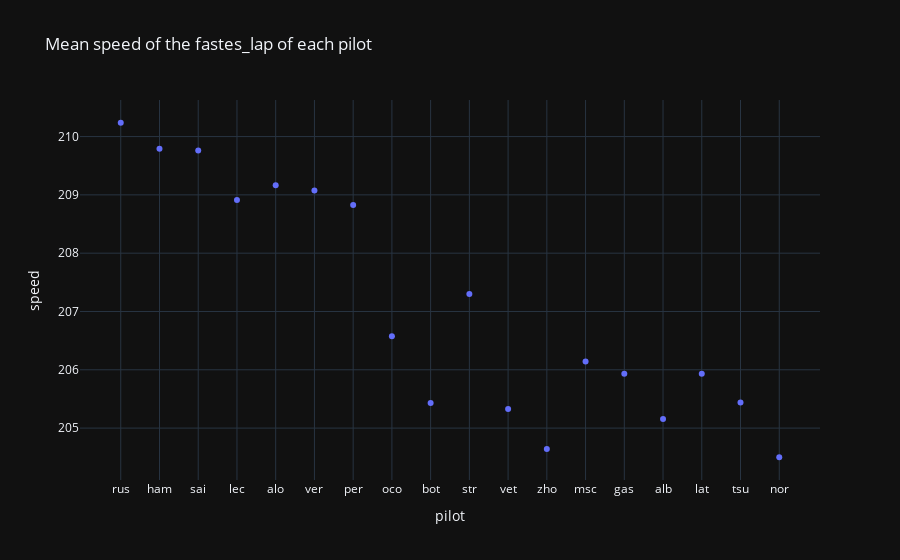

Write notebook code for a chart like this one.
### Code cell
px.scatter(df, x="pilot", y="speed", title="Mean speed of the fastes_lap of each pilot", template="plotly_dark")

### Figure 1 — Plotly figure (JSON) as saved in the notebook; plotly's stock layout.template omitted (floating-point values rounded to 4 significant figures)
{"data": [{"hovertemplate": "pilot=%{x}<br>speed=%{y}<extra></extra>", "legendgroup": "", "marker": {"color": "#636efa", "symbol": "circle"}, "mode": "markers", "name": "", "orientation": "v", "showlegend": false, "type": "scatter", "x": ["rus", "ham", "sai", "lec", "alo", "ver", "per", "oco", "bot", "str", "vet", "zho", "msc", "gas", "alb", "lat", "tsu", "nor"], "xaxis": "x", "y": [210.2, 209.8, 209.8, 208.9, 209.2, 209.1, 208.8, 206.6, 205.4, 207.3, 205.3, 204.6, 206.1, 205.9, 205.2, 205.9, 205.4, 204.5], "yaxis": "y"}], "layout": {"legend": {"tracegroupgap": 0}, "title": {"text": "Mean speed of the fastes_lap of each pilot"}, "xaxis": {"anchor": "y", "domain": [0, 1], "title": {"text": "pilot"}}, "yaxis": {"anchor": "x", "domain": [0, 1], "title": {"text": "speed"}}}}
